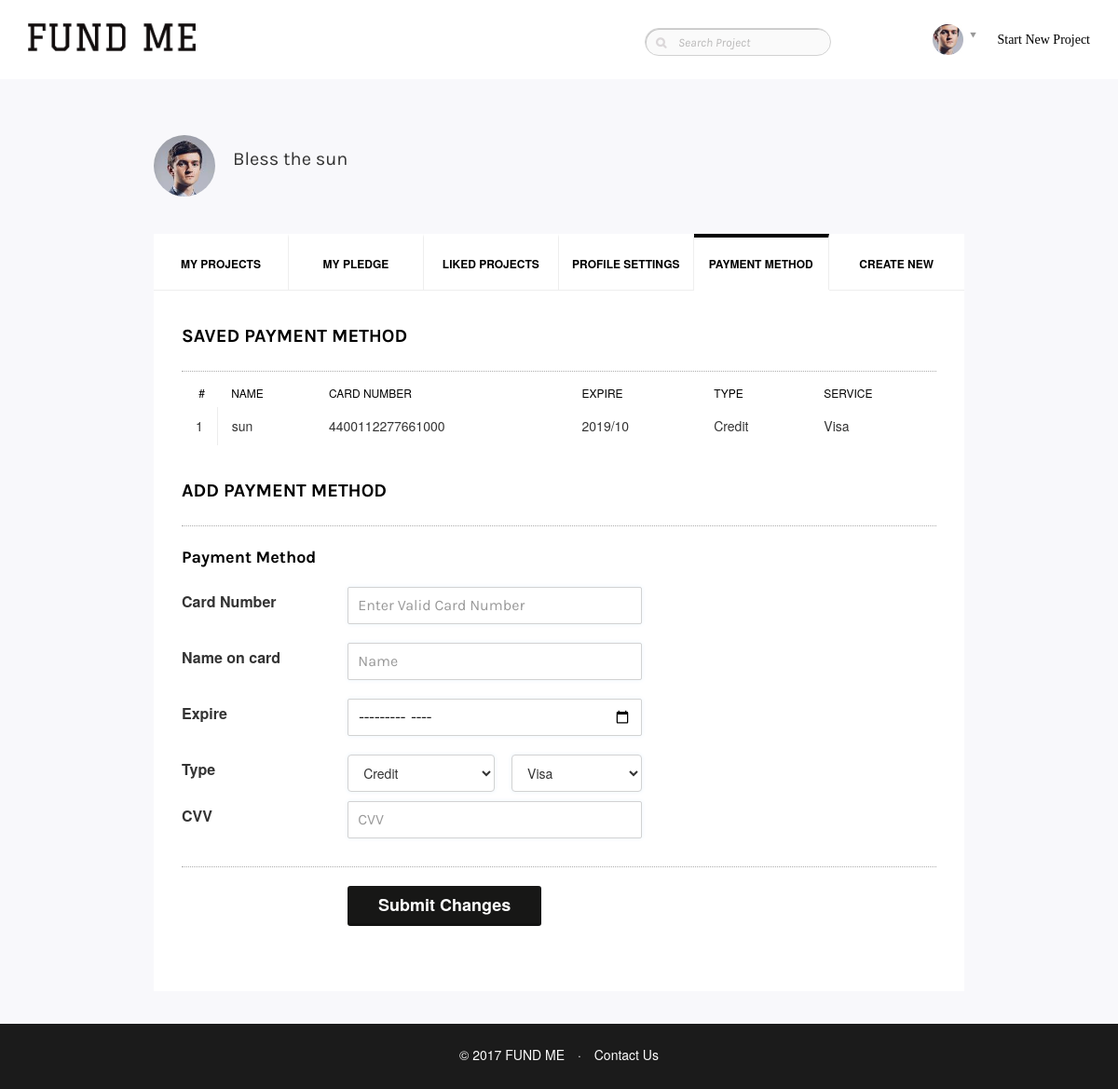
The page /db/addcard.php (signed in) on the database its author committed.
### tables this page shows
CREATE TABLE `cards` (
  `uid` varchar(40) NOT NULL,
  `cnumber` varchar(40) NOT NULL,
  `cowner` varchar(40) NOT NULL,
  `expireyear` int NOT NULL,
  `expiremonth` int NOT NULL,
  `cvv` varchar(10) DEFAULT NULL,
  `ctype` varchar(20) DEFAULT NULL,
  `cservice` varchar(20) DEFAULT NULL,
  PRIMARY KEY (`uid`, `cnumber`),
  CONSTRAINT `cards_ibfk_1` FOREIGN KEY (`uid`) REFERENCES `users` (`uid`)
);

### db/helperfunction.inc (called while the page is built, shortened)
<?php
function getUserCard($mysqli, $uid) {
    $res = array();
    if ($stmt = $mysqli->prepare("select cowner, cnumber, expireyear, expiremonth, ctype, cservice from Project.Cards where uid=?")) {
        $stmt->bind_param('s', $uid);
        $stmt->execute();
        $stmt->bind_result($owner, $cnumber,$year,$mon, $ctype,$cser);
        try {
            while ($stmt->fetch()) {
                array_push($res, array($owner, $cnumber,$year,$mon, $ctype,$cser));
            }
        } catch (mysqli_sql_exception $e) {
            echo $e;
        } finally {
            $stmt->close();
        }
    }
    return $res;
}

### db/addcard.php (the view, shortened to what this page needs)
<?php
require "helperfunction.inc";
$mysqli = new mysqli("localhost", "root", "123456", "", 3306);
?>
<!DOCTYPE html>
<html lang="en">
<head>
    <link href="assets/css/bootstrap.min.css" rel="stylesheet">
    <link href="assets/css/bootstrap-theme.css" rel="stylesheet">
    <link href="assets/css/language-selector-remove-able-css.css" rel="stylesheet">
    <link href="assets/css/flexslider.css" rel="stylesheet">
    <link href="assets/css/style.css" rel="stylesheet">
    <link href="assets/css/plugin.css" rel="stylesheet">
    <link href="assets/css/responsive.css" rel="stylesheet">
    <link href="assets/css/menu.css" rel="stylesheet">
    <link href="assets/css/color.css" rel="stylesheet">
    <link href="assets/css/iconmoon.css" rel="stylesheet">
    <link href="assets/css/themetypo.css" rel="stylesheet">
    <link href="assets/css/widget.css" rel="stylesheet">
    <link rel="stylesheet" href="https://maxcdn.bootstrapcdn.com/bootstrap/3.3.7/css/bootstrap.min.css" />
</head>
<body>
<div class="wrapper">
    <?php require "header.php";?>
    <main id="main-content">
        <div class="main-section">
            <div class="page-section">
                <div class="profile-pages">
                    <div class="container">
                        <div class="row">
                            <div class="section-fullwidth col-lg-12">
                                <div class="cs-content-holder">
                                    <div class="row">
                                        <div class="cause-holder">
                                            <div class="col-lg-12">
                                                <div class="cs-auther">
                                                    <figure>
                                                        <a href="userprofile.php?id=<?php echo $_SESSION["email"];?>"><img src="assets/extra-images/auther1.jpg" alt="#"></a>
                                                    </figure>
                                                    <div class="text">
                                                        <h3><a href="userprofile.php?id=<?php echo $_SESSION["email"];?>"><?php echo $_SESSION["username"];?></a></h3>
                                                    </div>
                                                </div>
                                            </div>
                                            <div class="col-lg-12">
                                                <div class="profile-block">
                                                    <ul class="scroll-nav">
                                                        <li><a href="myprojects.php">My Projects</a></li>
                                                        <li><a href="pledgedprojects.php">My Pledge</a></li>
                                                        <li><a href="likedprojects.php">Liked Projects</a></li>
                                                        <li><a href="profilesetting.php">Profile Settings</a></li>
                                                        <li class="active"><a href="addcard.php">Payment Method</a></li>
                                                        <li><a href="createproject.php">Create New</a></li>
                                                    </ul>
                                                    <form action="insert.php?func=card" name="submitform" method="post">
                                                        <div class="cs-profile-area">
                                                            <div class="cs-title">
                                                                <h4>Saved Payment Method</h4>
                                                            </div>
                                                            <div class="cs-profile-holder">
                                                                <div class="cs-table-holder">
                                                                    <table>
                                                                        <thead>
                                                                        <tr>
                                                                            <th>#</th>
                                                                            <th>Name</th>
                                                                            <th>Card Number</th>
                                                                            <th>Expire</th>
                                                                            <th>Type</th>
                                                                            <th>Service</th>
                                                                        </tr>
                                                                        </thead>
                                                                        <tbody>
                                                                        <?php
                                                                        $res = getUserCard($mysqli, $_SESSION["email"]);
                                                                        $i = 1;
                                                                        foreach ($res as $val) {
                                                                            list($owner, $cardno,$year,$mon, $ctype,$cser) = $val;
                                                                            echo "<tr><td>" . $i. "</td>";
                                                                            echo "<td>".$owner ."</a></td>";
                                                                            echo "<td>" . $cardno . "</td>";
                                                                            echo "<td>" . $year ."/". $mon. "</td>";
                                                                            echo "<td>" . $ctype . "</td>";
                                                                            echo "<td>" . $cser . "</td></tr>";
                                                                            $i = $i + 1;
                                                                        }
                                                                        ?>
                                                                        </tbody>
                                                                    </table>
                                                                </div>
                                                            </div>
                                                            <div class="cs-title">
                                                                <h3>Add Payment Method</h3>
                                                            </div>
                                                            <div class="cs-profile-holder">
                                                                <h4>Payment Method</h4>
                                                                <ul class="cs-element-list has-border">
                                                                    <li>
                                                                        <label>Card Number</label>
                                                                        <div class="fields-area">
                                                                            <div class="field-col col-md-6">
                                                                                <input type="text" name="cardno" pattern="[0-9]{13,16}" title="13-16 numbers only" placeholder="Enter Valid Card Number" required="required">
                                                                            </div>
                                                                        </div>
                                                                    </li>
                                                                    <li>
                                                                        <label>Name on card</label>
                                                                        <div class="fields-area">
                                                                            <div class="field-col col-md-6">
                                                                                <input type="text" name="owner" pattern="[A-Za-z A-Za-z]{5,20}" title="Contains 5-20 letters only"  placeholder="Name" required="required">
                                                                            </div>
                                                                        </div>
                                                                    </li>
                                                                    <li>
                                                                        <label>Expire</label>
                                                                        <div class="fields-area">
                                                                            <div class="field-col col-md-6">
                                                                                <input type="month" name="month" placeholder="Month" required="required">
                                                                            </div>
                                                                        </div>
                                                                    </li>
                                                                    <li>
                                                                        <label>Type</label>
                                                                        <div class="fields-area">
                                                                            <div class="field-col col-md-3">
                                                                                <select  name="type" required="required">
                                                                                    <option selected>Credit</option>
                                                                                </select>
                                                                            </div>
                                                                            <div class="field-col col-md-3">
                                                                                <select name="service" required="required">
                                                                                    <option selected>Visa</option>
                                                                                </select>
                                                                            </div>
                                                                        </div>
                                                                    </li>
                                                                    <li>
                                                                        <label>CVV</label>
                                                                        <div class="fields-area">
                                                                            <div class="field-col col-md-6">
                                                                                <input type="text" name="cvv" pattern="[0-9]{3}" placeholder="CVV" required="required">
                                                                            </div>
                                                                        </div>
                                                                    </li>
                                                                </ul>
                                                                <ul class="cs-element-list cs-submit-form">
                                                                    <li>
                                                                        <div class="fields-area">
                                                                            <div class="field-col col-md-3">
                                                                                <input id="submitbtn" class="csbg-color cs-btn" type="submit" value="Submit Changes">
                                                                            </div>
                                                                        </div>
                                                                    </li>
                                                                </ul>
                                                            </div>
                                                        </div>
                                                    </form>
                                                </div>
                                            </div>
                                        </div>
                                    </div>
                                </div>
                            </div>
                        </div>
                    </div>
                </div>
            </div>
        </div>
    </main>
    <?php require "footer.php";?>
</div>
</body>
</html>

### rows shown on the page
cards: cowner "sun", cnumber "4400112277661000", expireyear "2019", expiremonth "10", ctype "Credit", cservice "Visa"

### other values the page prints
$_SESSION["username"] "Bless the sun"
